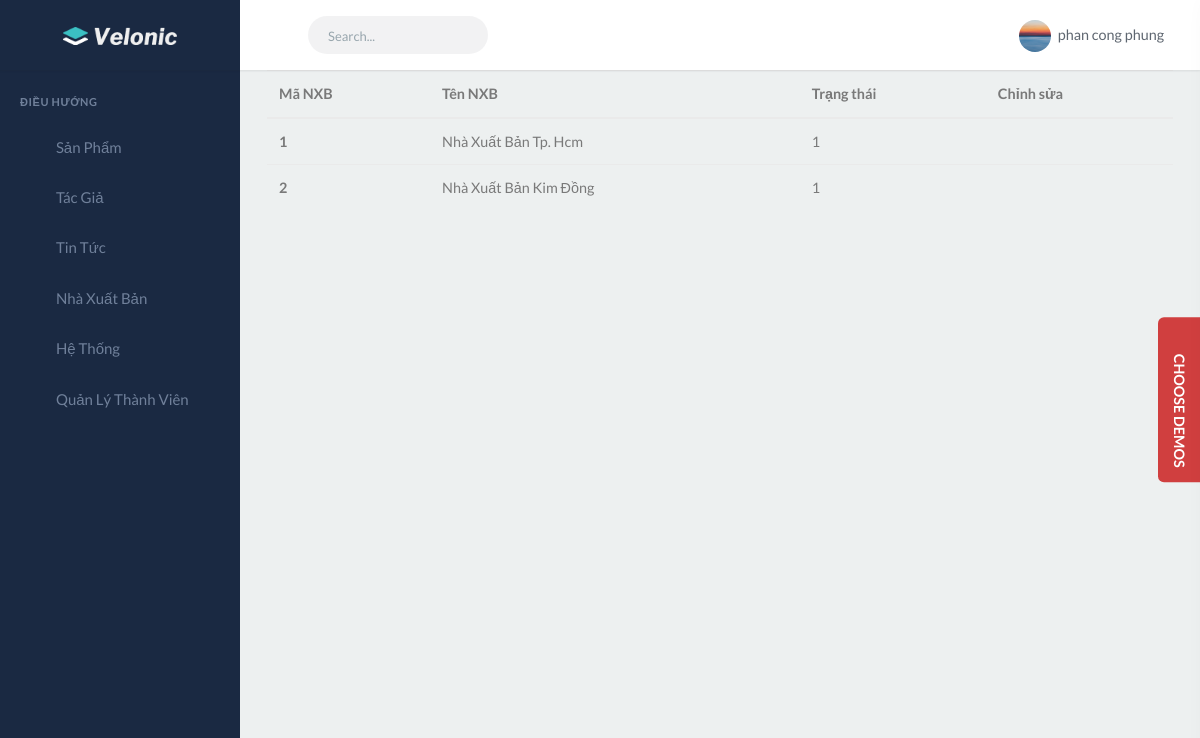
Screenshot of /?action=admin-publisher (signed in) with the database file from the repository.
### tables this page shows
CREATE TABLE `publisher` (
  `id` int(9) NOT NULL,
  `name` varchar(255) NOT NULL,
  `ordinal_number` text NOT NULL,
  `status` tinyint(1) NOT NULL,
  `created_at` datetime NOT NULL,
  `updated_at` datetime NOT NULL
);

### views/admin/AdminView.php (called while the page is built, shortened)
<?php
class AdminView
{
    public function publisher($publisherItem)
    {
        require_once("templates/admin/publishers/index.php");
    }
}

### controllers/AdminController.php (called while the page is built, shortened)
<?php
class AdminController
{
    public function publisher()
    {
        $publisherModel = new PublisherModel();
        $publisherItem = $publisherModel->getAllPublisher();
        require_once('views/admin/AdminView.php');
        $loginView = new AdminView();
        $loginView->publisher($publisherItem);
    }
}

### models/PublisherModel.php (called while the page is built, shortened)
<?php
class PublisherModel {
    public function getAllPublisher(){
        $conn = mysqli_connect('localhost', 'root', '', 'qlbansach');
        mysqli_set_charset($conn,"utf8");
        $result = $conn->query("SELECT * FROM publisher");
        $publishers = array();
        if ($result->num_rows > 0) {
            while ($publisher = mysqli_fetch_assoc($result)) {
                $publishers[] = $publisher;
            };
        }
        return $publishers;
    }
}

### templates/admin/publishers/index.php (the view)
<?php include('templates/admin/layouts/header.php'); ?>
<div class="content-page">
    <div class="content">
        <div class="container-fluid">
            <table class="table">
                <thead>
                    <tr>
                        <th scope="col">Mã NXB</th>
                        <th scope="col">Tên NXB</th>
                        <th scope="col">Trạng thái</th>
                        <th scope="col">Chỉnh sửa</th>
                    </tr>
                </thead>
                <tbody>
                    <?php foreach ($publisherItem as $item) : ?>
                        <tr>
                            <th scope="row"><?= $item['id'] ?></th>
                            <td><?= $item['name'] ?></td>
                            <td><?= $item['status'] ?></td>
                            <td>
                            <a href="templates/admin/publishers/editPublisher.php?edid=<?= $item['id'] ?> "><i class="fa fa-edit" aria-hidden="true"></i></a>
                            <a href="templates/admin/publishers/deletePublisher.php?pdid=<?= $item['id'] ?>"><i class="fa fa-trash" aria-hidden="true"></i></a>
                            </td>
                        </tr>
                    <?php endforeach; ?>
                </tbody>
            </table>
        </div>
    </div>
</div>
<?php include('templates/admin/layouts/footer.php'); ?>

### rows the page displays
publisher: id "1", name "Nhà Xuất Bản Tp. Hcm", status "1"
publisher: id "2", name "Nhà Xuất Bản Kim Đồng", status "1"

### other values shown
$_SESSION['admin'][0]['firstName'] "phan"
$_SESSION['admin'][0]['lastName'] "cong phung"
